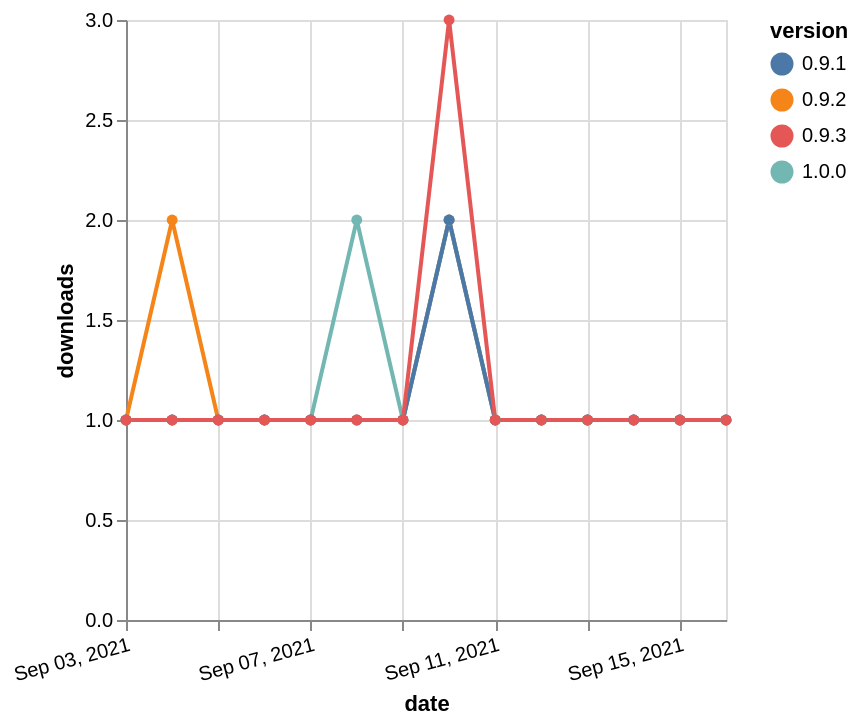

The specification (Vega-Lite) saved for this image:
### Vega-Lite specification from a JSON file in a GitHub repository (floating-point values rounded to 4 significant figures)
{"$schema": "https://vega.github.io/schema/vega-lite/v5.json", "description": "A simple bar chart with embedded data.", "data": {"values": [{"date": "2021-09-03", "total": 229, "delta": 1, "version": "0.9.2"}, {"date": "2021-09-04", "total": 231, "delta": 2, "version": "0.9.2"}, {"date": "2021-09-05", "total": 232, "delta": 1, "version": "0.9.2"}, {"date": "2021-09-06", "total": 233, "delta": 1, "version": "0.9.2"}, {"date": "2021-09-07", "total": 234, "delta": 1, "version": "0.9.2"}, {"date": "2021-09-08", "total": 235, "delta": 1, "version": "0.9.2"}, {"date": "2021-09-09", "total": 236, "delta": 1, "version": "0.9.2"}, {"date": "2021-09-10", "total": 238, "delta": 2, "version": "0.9.2"}, {"date": "2021-09-11", "total": 239, "delta": 1, "version": "0.9.2"}, {"date": "2021-09-12", "total": 240, "delta": 1, "version": "0.9.2"}, {"date": "2021-09-13", "total": 241, "delta": 1, "version": "0.9.2"}, {"date": "2021-09-14", "total": 242, "delta": 1, "version": "0.9.2"}, {"date": "2021-09-15", "total": 243, "delta": 1, "version": "0.9.2"}, {"date": "2021-09-16", "total": 244, "delta": 1, "version": "0.9.2"}, {"date": "2021-09-03", "total": 191, "delta": 1, "version": "1.0.0"}, {"date": "2021-09-04", "total": 192, "delta": 1, "version": "1.0.0"}, {"date": "2021-09-05", "total": 193, "delta": 1, "version": "1.0.0"}, {"date": "2021-09-06", "total": 194, "delta": 1, "version": "1.0.0"}, {"date": "2021-09-07", "total": 195, "delta": 1, "version": "1.0.0"}, {"date": "2021-09-08", "total": 197, "delta": 2, "version": "1.0.0"}, {"date": "2021-09-09", "total": 198, "delta": 1, "version": "1.0.0"}, {"date": "2021-09-10", "total": 200, "delta": 2, "version": "1.0.0"}, {"date": "2021-09-11", "total": 201, "delta": 1, "version": "1.0.0"}, {"date": "2021-09-12", "total": 202, "delta": 1, "version": "1.0.0"}, {"date": "2021-09-13", "total": 203, "delta": 1, "version": "1.0.0"}, {"date": "2021-09-14", "total": 204, "delta": 1, "version": "1.0.0"}, {"date": "2021-09-15", "total": 205, "delta": 1, "version": "1.0.0"}, {"date": "2021-09-16", "total": 206, "delta": 1, "version": "1.0.0"}, {"date": "2021-09-03", "total": 224, "delta": 1, "version": "0.9.1"}, {"date": "2021-09-04", "total": 225, "delta": 1, "version": "0.9.1"}, {"date": "2021-09-05", "total": 226, "delta": 1, "version": "0.9.1"}, {"date": "2021-09-06", "total": 227, "delta": 1, "version": "0.9.1"}, {"date": "2021-09-07", "total": 228, "delta": 1, "version": "0.9.1"}, {"date": "2021-09-08", "total": 229, "delta": 1, "version": "0.9.1"}, {"date": "2021-09-09", "total": 230, "delta": 1, "version": "0.9.1"}, {"date": "2021-09-10", "total": 232, "delta": 2, "version": "0.9.1"}, {"date": "2021-09-11", "total": 233, "delta": 1, "version": "0.9.1"}, {"date": "2021-09-12", "total": 234, "delta": 1, "version": "0.9.1"}, {"date": "2021-09-13", "total": 235, "delta": 1, "version": "0.9.1"}, {"date": "2021-09-14", "total": 236, "delta": 1, "version": "0.9.1"}, {"date": "2021-09-15", "total": 237, "delta": 1, "version": "0.9.1"}, {"date": "2021-09-16", "total": 238, "delta": 1, "version": "0.9.1"}, {"date": "2021-09-03", "total": 384, "delta": 1, "version": "0.9.3"}, {"date": "2021-09-04", "total": 385, "delta": 1, "version": "0.9.3"}, {"date": "2021-09-05", "total": 386, "delta": 1, "version": "0.9.3"}, {"date": "2021-09-06", "total": 387, "delta": 1, "version": "0.9.3"}, {"date": "2021-09-07", "total": 388, "delta": 1, "version": "0.9.3"}, {"date": "2021-09-08", "total": 389, "delta": 1, "version": "0.9.3"}, {"date": "2021-09-09", "total": 390, "delta": 1, "version": "0.9.3"}, {"date": "2021-09-10", "total": 393, "delta": 3, "version": "0.9.3"}, {"date": "2021-09-11", "total": 394, "delta": 1, "version": "0.9.3"}, {"date": "2021-09-12", "total": 395, "delta": 1, "version": "0.9.3"}, {"date": "2021-09-13", "total": 396, "delta": 1, "version": "0.9.3"}, {"date": "2021-09-14", "total": 397, "delta": 1, "version": "0.9.3"}, {"date": "2021-09-15", "total": 398, "delta": 1, "version": "0.9.3"}, {"date": "2021-09-16", "total": 399, "delta": 1, "version": "0.9.3"}]}, "width": "container", "mark": {"type": "line", "point": {"filled": true}}, "encoding": {"x": {"field": "date", "type": "temporal", "timeUnit": "yearmonthdate", "title": "date", "axis": {"labelAngle": -15}}, "y": {"field": "delta", "type": "quantitative", "title": "downloads"}, "color": {"field": "version", "type": "nominal"}, "tooltip": {"field": "delta"}}}
